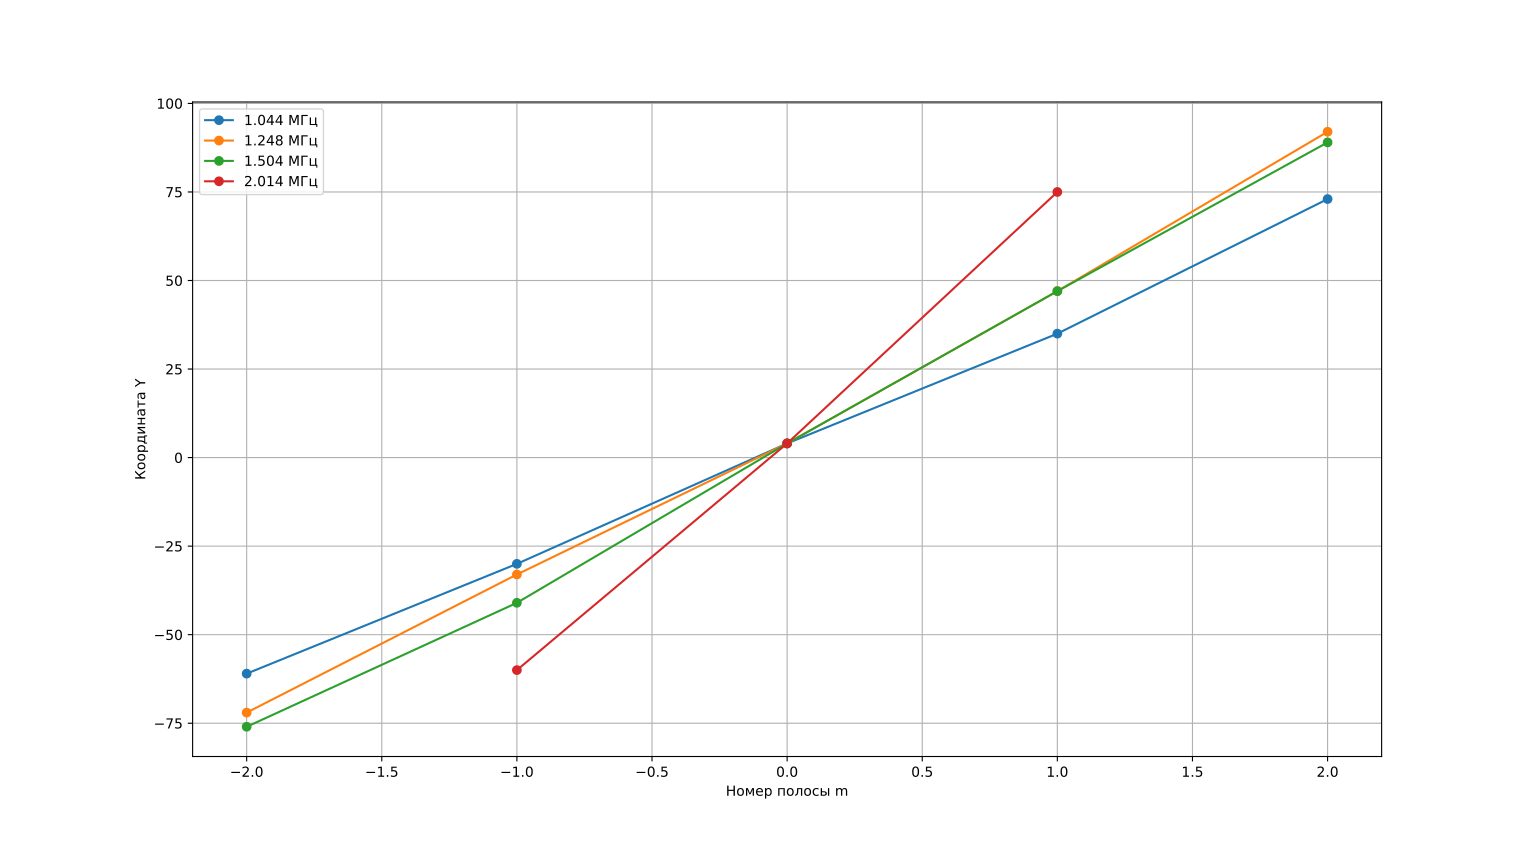

Recreate this plot in Python.
import matplotlib.pyplot as plt

# Данные
m = [-2, -1, 0, 1, 2]
frequencies = [1.044, 1.248, 1.504, 2.014]

# Значения Y для каждой частоты (порядок столбцов)
y1 = [-61, -30, 4, 35, 73]       # для 1.044
y2 = [-72, -33, 4, 47, 92]       # для 1.24837
y3 = [-76, -41, 4, 47, 89]       # для 1.504
y4 = [None, -60, 4, 75, None]    # для 2.014 (неполные данные)

# Построение графиков
plt.figure(figsize=(10, 6))
plt.plot(m, y1, 'o-', label=f'{frequencies[0]} МГц')
plt.plot(m, y2, 'o-', label=f'{frequencies[1]} МГц')
plt.plot(m, y3, 'o-', label=f'{frequencies[2]} МГц')
plt.plot(m, y4, 'o-', label=f'{frequencies[3]} МГц')

# Настройки осей и подписи
plt.xlabel('Номер полосы m')
plt.ylabel('Координата Y')
# plt.title('Зависимость координаты Y от номера дифракционной полосы')
plt.grid(True)
plt.legend()
plt.show()
